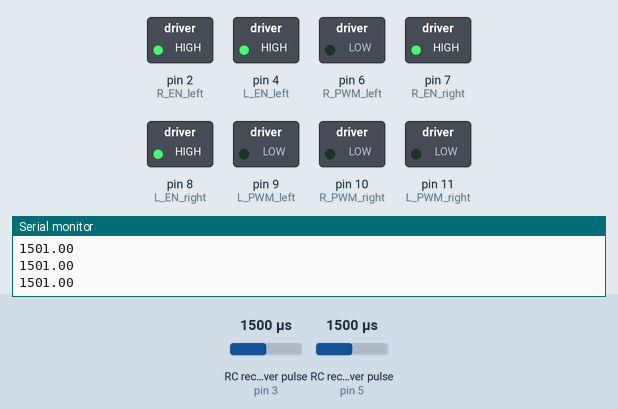
Bench run of a sketch on a simulated Arduino Uno, built with avr-gcc and run on an emulated ATmega328P. On the bench: switched loads named in the sketch (green lamp = pin HIGH), the last lines printed to the serial monitor. Wiring (inferred from the names in the program): 2 × RC receiver channel: data pin 3 / data pin 5. The inputs (shaded band) are chosen by the test bench; at power-on: RC receiver pulse (sensors on pin 3, pin 5) 1500 µs.

Above: at 1.2 s.
1.3 s: RC receiver pulse (sensor on pin 3) set to 1020 µs
At 2.5 s:
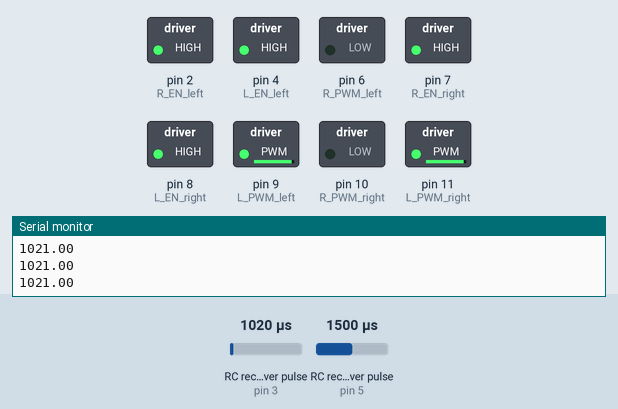
2.8 s: RC receiver pulse (sensor on pin 5) set to 1480 µs
4.3 s: RC receiver pulse (sensor on pin 5) set to 1468 µs
At 5.0 s:
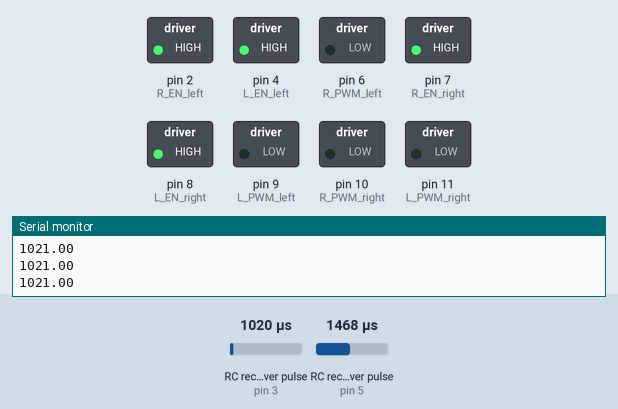
5.8 s: RC receiver pulse (sensor on pin 5) set to 1020 µs
At 6.2 s:
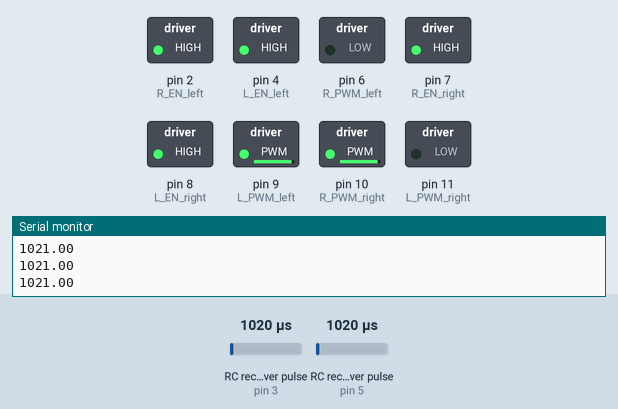
7.3 s: RC receiver pulse (sensor on pin 5) set to 1250 µs
At 8.5 s:
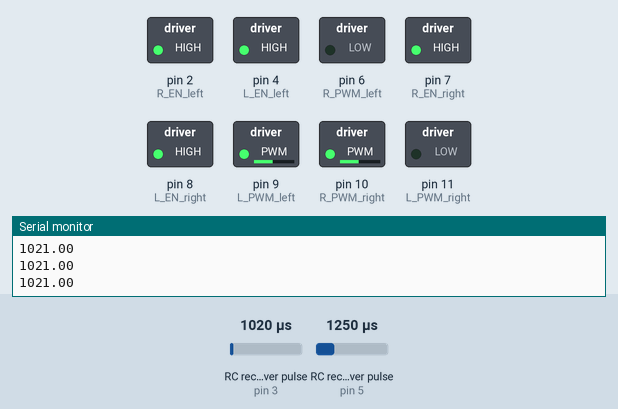
8.8 s: RC receiver pulse (sensor on pin 5) set to 1750 µs
At 9.7 s:
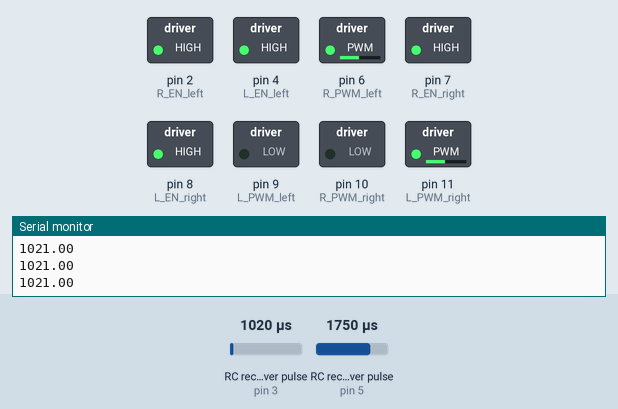
Timing chart, 0 to 11.3 s (numbered marks = the images above; inputs shaded):
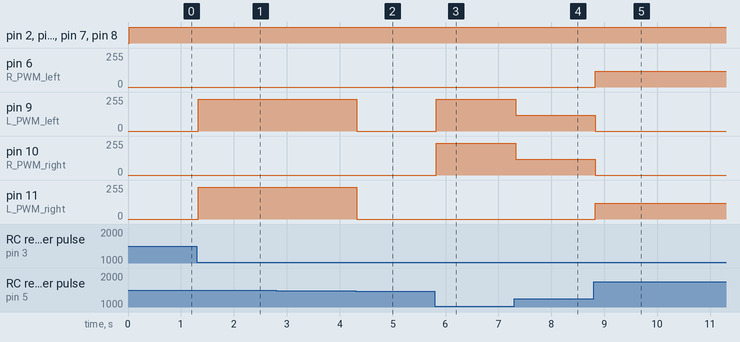

Measured:
- the behaviour switches between 1469 and 1468 µs on RC receiver pulse (sensor on pin 5) (found by bisection; images 1 and 2)
- after the input at 1.3 s, pin 9 (L_PWM_left), pin 11 (L_PWM_right): 0/255 → 240/255 at once
- after the input at 4.3 s, pin 9 (L_PWM_left), pin 11 (L_PWM_right): 240/255 → 0/255 at once
- after the input at 5.8 s, pin 9 (L_PWM_left), pin 10 (R_PWM_right): 0/255 → 240/255 at once
- after the input at 7.3 s, pin 9 (L_PWM_left), pin 10 (R_PWM_right): 240/255 → 117/255 at once
- after the input at 8.8 s, pin 6 (R_PWM_left), pin 11 (L_PWM_right): 0/255 → 120/255 at once; pin 9 (L_PWM_left), pin 10 (R_PWM_right): 117/255 → 0/255 at once

The sketch:

ardbesc.ino
```cpp
double ch1_pin = 5;  //PWM pin
double ch2_pin = 3;  //PWM pin

//Right motor driver pins
int R_EN_right = 7;
int L_EN_right = 8;
int R_PWM_right = 10; //PWM pin
int L_PWM_right = 11; //PWM pin

//Left motor driver pins
int R_EN_left = 2;
int L_EN_left = 4;
int R_PWM_left = 6; //PWM pin
int L_PWM_left = 9; //PWM pin

//FWD
int Ch1_start_Fwd = 1540;
int Ch1_End_Fwd = 1987;
//BACK
int Ch1_start_Bac = 1470;
int Ch1_End_Bac = 994;
//RIGHT
int Ch2_start_Fwd = 1540;
int Ch2_End_Fwd = 1987;
//LEFT
int Ch2_start_Bac = 1470;
int Ch2_End_Bac = 994;

void setup()
{
  Serial.begin(9600);
  pinMode(3,INPUT);
  pinMode(5,INPUT);
  pinMode(2,OUTPUT);
  pinMode(4,OUTPUT);
  pinMode(6,OUTPUT);
  pinMode(9,OUTPUT);
  pinMode(7,OUTPUT);
  pinMode(8,OUTPUT);
  pinMode(10,OUTPUT);
  pinMode(11,OUTPUT);
}

void loop()
{
//Receiver signal pins data
double ch1 = pulseIn(3,HIGH);
double ch2 = pulseIn(5,HIGH);

Serial.println(ch1);
//Serial.print("||");
//Serial.print(ch2);


//Speed mapping for F/B
int spdFwd = map(ch1, Ch1_start_Fwd, Ch1_End_Fwd, 0, 255);
int spdBac = map(ch1, Ch1_start_Bac, Ch1_End_Bac, 0, 255);
//Speed mapping for R/L
int spdRyt = map(ch2, Ch2_start_Fwd, Ch2_End_Fwd, 0, 255);
int spdLft = map(ch2, Ch2_start_Bac, Ch2_End_Bac, 0, 255);

/*Serial.println(spdFwd);
Serial.print(",");
Serial.println(spdFwd*1.6);*/

digitalWrite(R_EN_right, HIGH);
digitalWrite(L_EN_right, HIGH);
digitalWrite(R_EN_left, HIGH);
digitalWrite(L_EN_left, HIGH);

if((ch1==0)&&(ch2==0))
{
analogWrite(R_PWM_right,0);
analogWrite(L_PWM_right,0);
analogWrite(R_PWM_left,0);
analogWrite(L_PWM_left,0);
}
//FWD
else if(ch1>Ch1_start_Fwd)
{
if(ch2>Ch2_start_Fwd)
{
analogWrite(R_PWM_right,0);
analogWrite(L_PWM_right,spdRyt);
analogWrite(R_PWM_left,spdRyt);
analogWrite(L_PWM_left,0);
}
else if(ch2<Ch2_start_Bac)
{
analogWrite(R_PWM_right,spdLft);
analogWrite(L_PWM_right,0);
analogWrite(R_PWM_left,0);
analogWrite(L_PWM_left,spdLft);
  }
else{
analogWrite(R_PWM_right,spdFwd);
analogWrite(L_PWM_right,0);
analogWrite(R_PWM_left,spdFwd);
analogWrite(L_PWM_left,0);
}
}
//BACK
else if(ch1<Ch1_start_Bac)
{
  if(ch2>Ch2_start_Fwd)
{
analogWrite(R_PWM_right,0);
analogWrite(L_PWM_right,spdRyt);
analogWrite(R_PWM_left,spdRyt);
analogWrite(L_PWM_left,0);
}
else if(ch2<Ch2_start_Bac)
{
analogWrite(R_PWM_right,spdLft);
analogWrite(L_PWM_right,0);
analogWrite(R_PWM_left,0);
analogWrite(L_PWM_left,spdLft);
  }
else{
analogWrite(R_PWM_right,0);
analogWrite(L_PWM_right,spdBac);
analogWrite(R_PWM_left,0);
analogWrite(L_PWM_left,spdBac);
}
}
//RIGHT
else if(ch2>Ch2_start_Fwd)
{
analogWrite(R_PWM_right,0);
analogWrite(L_PWM_right,spdRyt);
analogWrite(R_PWM_left,spdRyt);
analogWrite(L_PWM_left,0);
}
//LEFT
else if(ch2<Ch2_start_Bac)
{
analogWrite(R_PWM_right,spdLft);
analogWrite(L_PWM_right,0);
analogWrite(R_PWM_left,0);
analogWrite(L_PWM_left,spdLft);
}
else
{
analogWrite(R_PWM_right,0);
analogWrite(L_PWM_right,0);
analogWrite(R_PWM_left,0);
analogWrite(L_PWM_left,0);
}
}
```
